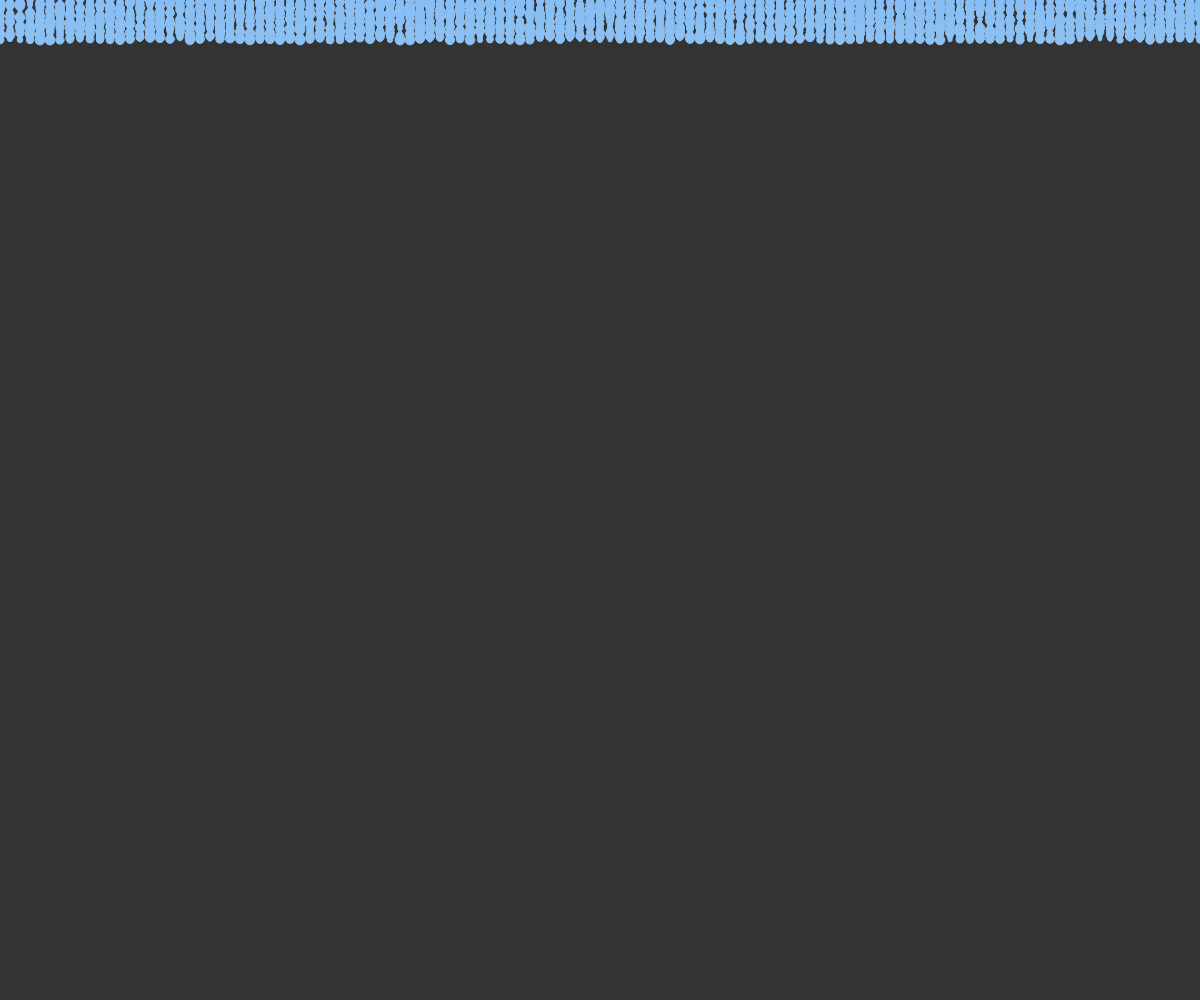
Frame 1 (no input)
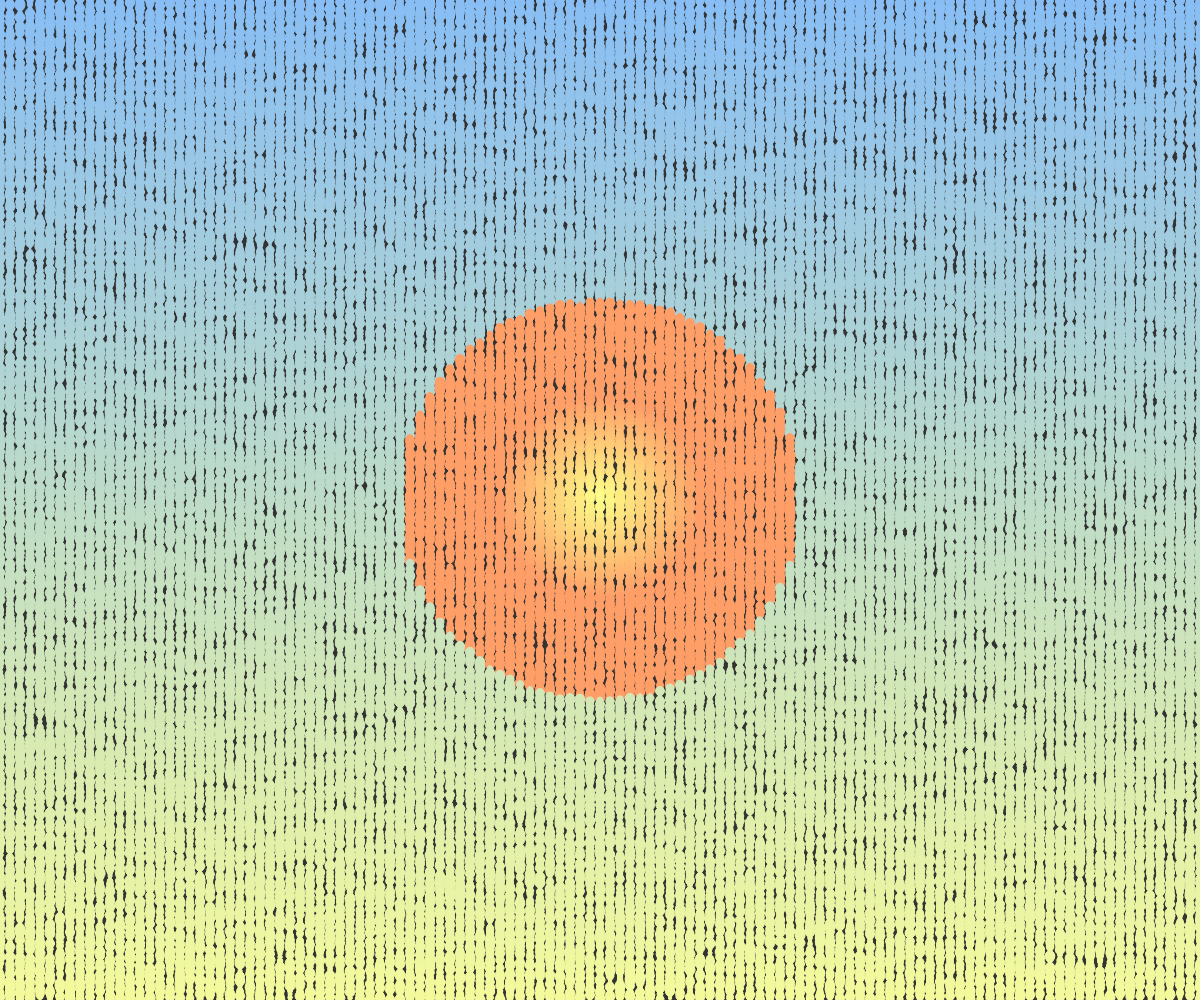
Frame 60 (no input)
Frame 120 (the mouse pressed at the canvas centre since frame 60): identical to frame 60, image omitted

The p5.js sketch that drew these frames (run headless with seeded random() and noise() and a simulated clock; from frame 60 on, the mouse is pressed at the canvas centre):

// p5.js sketch
// ── sketch.js
let i=-10;
function setup() {
  createCanvas(windowWidth, windowHeight);
  background(51);
  noStroke();

 }
let fromB,toB,fromSun,toSun;
 function draw(){
       fromB=color('#88bef5') //blue
     toB= color('#f4fa9c') //yellow
     toSun=color('#ff9f68'); //orange
     fromSun=color('#feff89'); //yellow
  for(let j=0;j<=50;j++){
  if(i<height){
    // stroke(colore);
    personalisedLine(0,i,width,i);
    i++;
  } 
  }
 }
 function personalisedLine(xs,ys,xf,yf,strW=10){

  for(let x=xs;x<=xf;x+=strW)
    for(let y=ys;y<=yf;y+=strW){
      //
       let rad= dist(x,y,width/2,height/2);

      let colore;
       if(rad<200){
        colore=lerpColor(fromSun,toSun,map(rad,0,100,0,1));
      }
        else colore=lerpColor(fromB,toB,map(i,0,height,0,1));
      //
      fill(colore);
      stroke(colore);
      let r=random(1);
      // let foo=strW;
      // let foo= strW/2; // for some cool spacing between lines
      ellipse(x,y,random(1,strW)); //ellipse texture
      // if(0.2<r)
      //   line(x,y,x+foo,y+foo);
      // else if(r<0.6){
      //   line(x,y+foo,x+foo,y);
      // }
      // else if(r<0.8){
      //   line(x+foo,y,x,y+foo);
      // }
    }
 }
